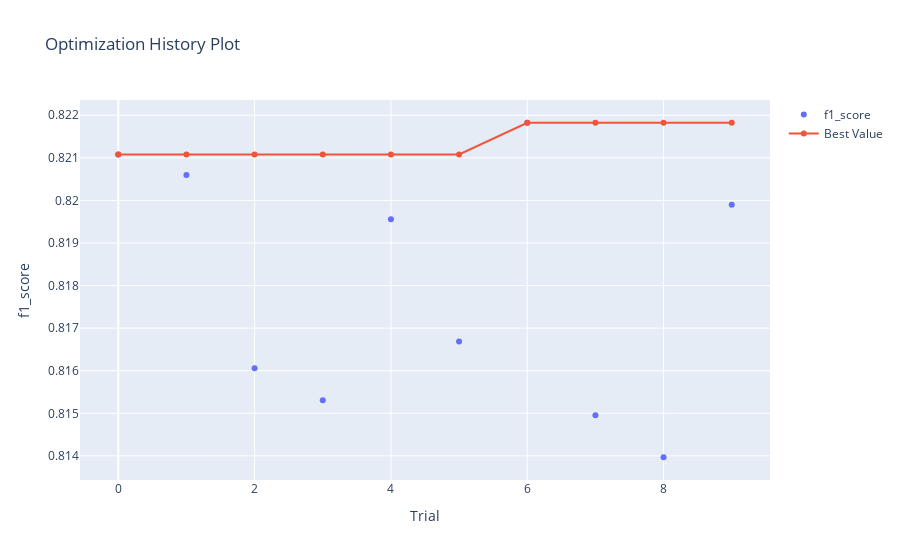

Write notebook code for a chart like this one.
### Code cell
optuna.visualization.plot_optimization_history(study_ranFor_opt, target_name="f1_score")

### Figure 1 — Plotly figure (JSON) as saved in the notebook; plotly's stock layout.template omitted (floating-point values rounded to 4 significant figures)
{"data": [{"mode": "markers", "name": "f1_score", "type": "scatter", "x": [0, 1, 2, 3, 4, 5, 6, 7, 8, 9], "y": [0.8211, 0.8206, 0.8161, 0.8153, 0.8196, 0.8167, 0.8218, 0.815, 0.814, 0.8199]}, {"name": "Best Value", "type": "scatter", "x": [0, 1, 2, 3, 4, 5, 6, 7, 8, 9], "y": [0.8211, 0.8211, 0.8211, 0.8211, 0.8211, 0.8211, 0.8218, 0.8218, 0.8218, 0.8218]}], "layout": {"title": {"text": "Optimization History Plot"}, "xaxis": {"title": {"text": "Trial"}}, "yaxis": {"title": {"text": "f1_score"}}}}
